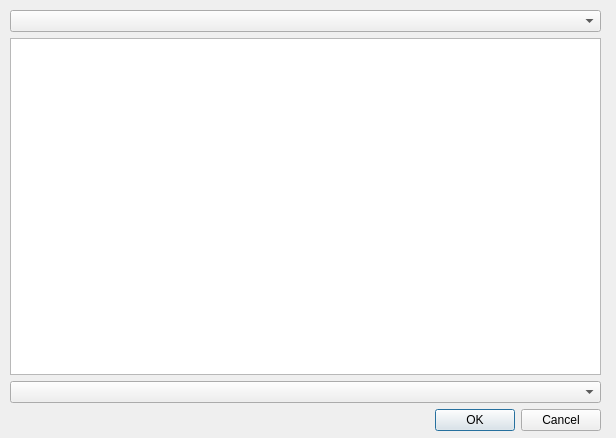
<?xml version="1.0" encoding="UTF-8"?>
<ui version="4.0">
 <class>GenericInputbox</class>
 <widget class="QDialog" name="GenericInputbox">
  <property name="geometry">
   <rect>
    <x>0</x>
    <y>0</y>
    <width>616</width>
    <height>438</height>
   </rect>
  </property>
  <property name="windowTitle">
   <string>Description</string>
  </property>
  <widget class="QWidget" name="layoutWidget">
   <property name="geometry">
    <rect>
     <x>10</x>
     <y>10</y>
     <width>591</width>
     <height>421</height>
    </rect>
   </property>
   <layout class="QVBoxLayout" name="verticalLayout">
    <item>
     <widget class="QComboBox" name="attribute"/>
    </item>
    <item>
     <widget class="QPlainTextEdit" name="text"/>
    </item>
    <item>
     <widget class="QComboBox" name="preset"/>
    </item>
    <item>
     <widget class="QDialogButtonBox" name="buttonBox">
      <property name="orientation">
       <enum>Qt::Horizontal</enum>
      </property>
      <property name="standardButtons">
       <set>QDialogButtonBox::Cancel|QDialogButtonBox::Ok</set>
      </property>
     </widget>
    </item>
   </layout>
  </widget>
 </widget>
 <resources/>
 <connections>
  <connection>
   <sender>buttonBox</sender>
   <signal>accepted()</signal>
   <receiver>GenericInputbox</receiver>
   <slot>accept()</slot>
   <hints>
    <hint type="sourcelabel">
     <x>248</x>
     <y>254</y>
    </hint>
    <hint type="destinationlabel">
     <x>157</x>
     <y>274</y>
    </hint>
   </hints>
  </connection>
  <connection>
   <sender>buttonBox</sender>
   <signal>rejected()</signal>
   <receiver>GenericInputbox</receiver>
   <slot>reject()</slot>
   <hints>
    <hint type="sourcelabel">
     <x>316</x>
     <y>260</y>
    </hint>
    <hint type="destinationlabel">
     <x>286</x>
     <y>274</y>
    </hint>
   </hints>
  </connection>
 </connections>
</ui>
